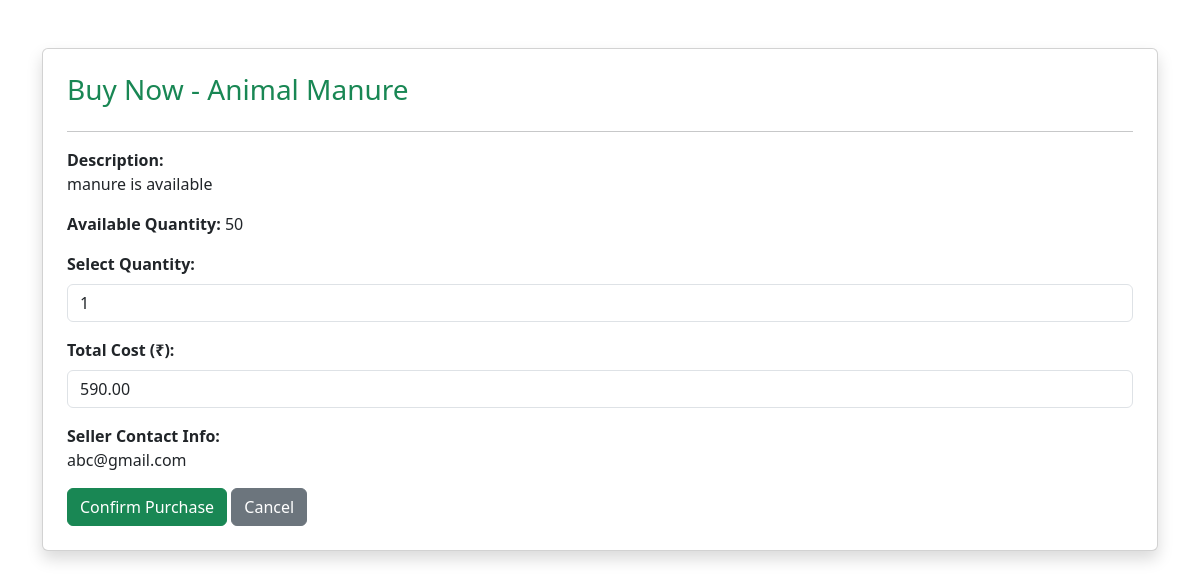
Page /marketplace/buy_item.php?id=9 (signed in) on the committed database.
### tables this page shows
CREATE TABLE `marketplace_items` (
  `id` int(11) NOT NULL,
  `user_id` int(11) NOT NULL,
  `photo_path` varchar(255) DEFAULT NULL,
  `item_name` varchar(255) NOT NULL,
  `description` text NOT NULL,
  `price` decimal(10,2) NOT NULL,
  `quantity` int(11) NOT NULL,
  `contact_info` varchar(255) NOT NULL,
  `created_at` timestamp NOT NULL DEFAULT current_timestamp()
);

### marketplace/buy_item.php (the view, shortened to what this page needs)
<?php
include '../config/db_connect.php';
$item_id = mysqli_real_escape_string($conn, $_GET['id']);
$query = "SELECT * FROM marketplace_items WHERE id = '$item_id'";
$result = mysqli_query($conn, $query);
$item = mysqli_fetch_assoc($result);
?>
<!DOCTYPE html>
<html lang="en">
<head>
    <link rel="stylesheet" href="https://cdn.jsdelivr.net/npm/bootstrap@5.3.0/dist/css/bootstrap.min.css">
</head>
<body>
<div class="container mt-5">
    <div class="card shadow p-4">
        <h3 class="text-success">Buy Now - <?= htmlspecialchars($item['item_name']) ?></h3>
        <hr>
        <form action="place_order.php" method="POST">
            <p><strong>Description:</strong><br> <?= htmlspecialchars($item['description']) ?></p>
            <p><strong>Available Quantity:</strong> <?= $item['quantity'] ?></p>
            <div class="mb-3">
                <label for="quantity" class="form-label"><strong>Select Quantity:</strong></label>
                <input type="number" class="form-control" id="quantity" name="quantity"
                       min="1" max="<?= $item['quantity'] ?>" value="1" required
                       oninput="updateTotal()">
            </div>
            <div class="mb-3">
                <label for="total_cost" class="form-label"><strong>Total Cost (₹):</strong></label>
                <input type="text" class="form-control" id="total_cost" name="total_cost" readonly>
            </div>
            <p><strong>Seller Contact Info:</strong><br> <?= htmlspecialchars($item['contact_info']) ?></p>
            <button type="submit" class="btn btn-success">Confirm Purchase</button>
            <a href="marketplace.php" class="btn btn-secondary">Cancel</a>
        </form>
    </div>
</div>
</body>
</html>

### rows in the picture
marketplace_items: item_name "Animal Manure", description "manure is available", quantity "50", contact_info "abc@gmail.com"
